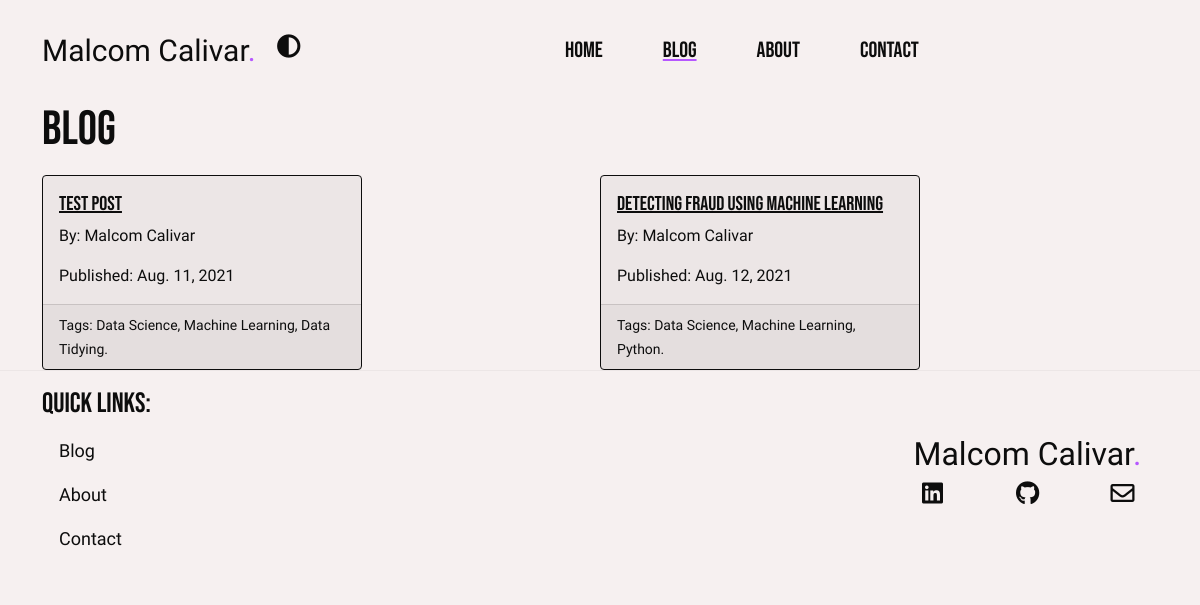
/blog/, run on an earlier commit of the app's database.
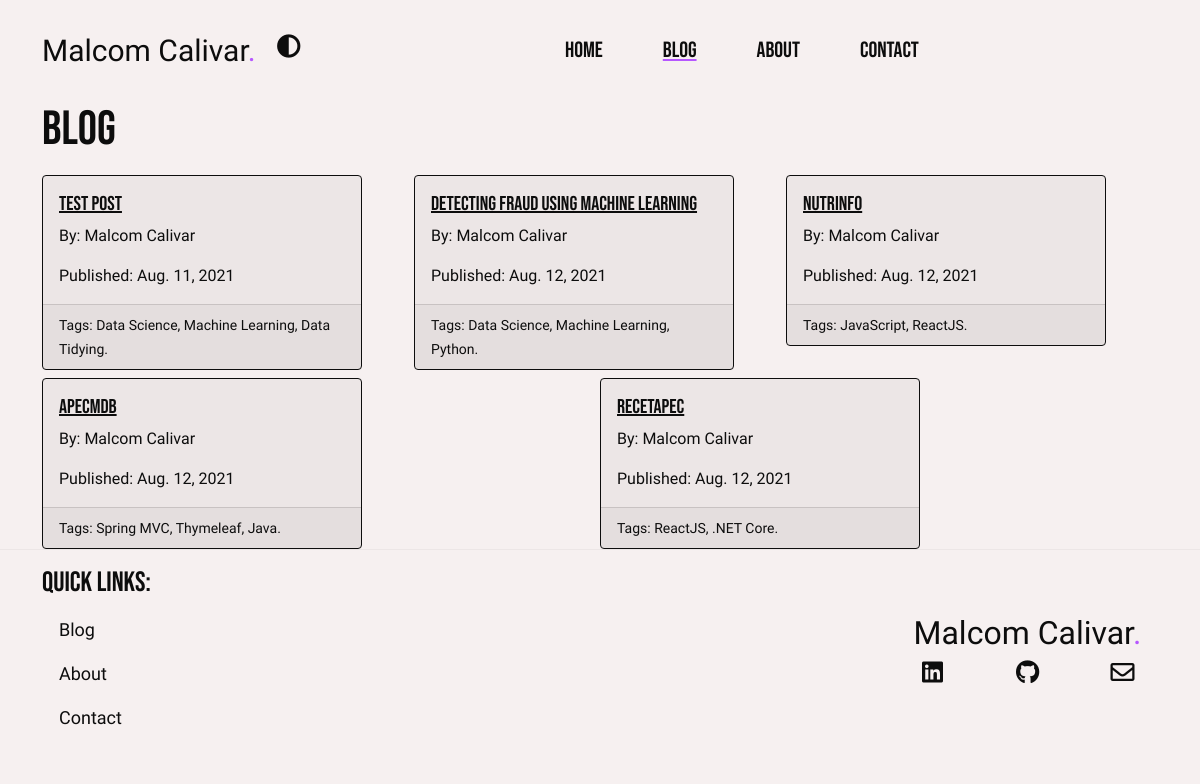
And on a later commit of the database.
### blog/models.py (models this page shows, shortened)
class Post(models.Model):
    title = models.CharField(max_length=255)
    body = RichTextField(blank=True)
    date_published = models.DateField(auto_now_add=True)
    repo_link = models.CharField(max_length=255, blank=True, null=True)
    banner_img = models.CharField(max_length=255, blank=True, null=True)
    lang = models.CharField(max_length=2, choices=languages, default="EN")
    author = models.ForeignKey(Author, on_delete=models.CASCADE)
    tag = models.ManyToManyField(Tag)

class Author(models.Model):
    first_name = models.CharField(max_length=36)
    last_name = models.CharField(max_length=36)
    email = models.CharField(max_length=150)
    def __str__(self):
        return self.first_name + " " + self.last_name

class Tag(models.Model):
    description = models.CharField(max_length=100)
    def __str__(self):
        return self.description

### blog/views.py (the view)
# urls.py: path('', views.BlogView.as_view(), name="blog"),
class BlogView(TemplateView):
    template_name = "blog/blog.html"
    def get_context_data(self):
        context = super().get_context_data()
        context["posts"] = Post.objects.all()
        return context

### blog/templates/blog/blog.html
{% extends "home/base.html" %}
{% load static %}
{% block content %}
<div class="container">
    <div class="row">
        <div class="col">
            <h1>Blog</h1>
        </div>
    </div>
    <div class="row">
        <div class="card-group d-flex justify-content-start flex-wrap">
        {% for post in posts %}
            <div class="col">
                <div class="card mt-2">
                    <div class="card-body">
                        <h5 class="card-title">
                            <a href="{% url 'post' pk=post.pk title=post.title|slugify %}">{{post.title}}</a>
                        </h5>
                        <p class="card-text">
                            By: {{post.author}}
                        </p>
                        <p class="card-text">
                            Published: {{post.date_published}}
                        </p>
                    </div>
                    <div class="card-footer">
                        <small class="card-text">
                            Tags:
                             {% for tag in post.tag.all %}
                             {% if forloop.last %}
                             {{tag}}.
                             {% else %}
                             {{tag}},
                             {% endif %}
                             {% endfor %}
                        </small>
                    </div>
                </div>
            </div>
        {% endfor %}
        </div>
    </div>
</div>
{% endblock %}

### home/templates/home/base.html (shortened to what this page needs)
{% load static %}
<!DOCTYPE html>
<html lang="en" class="dark-theme">
<head>
    <link rel="stylesheet" href="https://cdn.jsdelivr.net/npm/bootstrap@5.1.0/dist/css/bootstrap.min.css">
    <link rel="stylesheet" href="https://pro.fontawesome.com/releases/v5.10.0/css/all.css"/>
    <link rel="stylesheet" href="{% static 'home/style.css' %}" />
</head>
<body>
  <nav class="navbar navbar-expand-lg">
    <div class="container-fluid">
      <a class="navbar-brand" href="{% url 'home' %}">Malcom Calivar<span style="color: var(--color-accent)">.</span></a>
      <button class="theme-switch" aria-label="toggle theme" onclick="switchTheme()">
        <i class="fas fa-adjust"></i>
      </button>
      <div class="collapse navbar-collapse" id="navbarSupportedContent">
        <ul class="navbar-nav mx-auto">
          <li class="nav-item">
            <a class="nav-link {% if request.resolver_match.url_name == 'home' %}active{% endif %}" href="{% url 'home' %}">Home</a>
          </li>
          <li class="nav-item">
            <a class="nav-link {% if request.resolver_match.url_name == 'blog' %}active{% endif %}" href="{% url 'blog' %}">Blog</a>
          </li>
          <li class="nav-item">
            <a class="nav-link {% if request.resolver_match.url_name == 'about' %}active{% endif %}" href="{% url 'about' %}">About</a>
          </li>
        <li class="nav-item">
            <a class="nav-link {% if request.resolver_match.url_name == 'contact' %}active{% endif %}" href="{% url 'contact' %}">Contact</a>
          </li>
        </ul>
      </div>
    </div>
  </nav>
    {% block content %}
    {% endblock %}
    <footer>
        <div class="container">
            <div class="row">
                <div class="col-md-3">
                    <h3>Quick links:</h3>
                    <ul class="list-group">
                        <li class="list-group-item"><a href="{% url 'blog' %}">Blog</a></li>
                        <li class="list-group-item"><a href="{% url 'about' %}">About</a></li>
                        <li class="list-group-item"><a href="{% url 'contact' %}">Contact</a></li>
                    </ul>
                </div>
                <div class="col-md-3 offset-md-6 mt-5">
                    <h3 class="signature text-center">Malcom Calivar<span style="color: var(--color-accent)">.</span></h3>
                    <div class="row">
                        <div class="col text-center">
                            <a href="https://www.linkedin.com/in/malcom-calivar/"><i class="fab fa-linkedin"></i></a>
                        </div>
                        <div class="col text-center">
                            <a href="https://github.com/arkmalcom"><i class="fab fa-github"></i></a>
                        </div>
                        <div class="col text-center">
                            <a href="mailto:arkmalcom@gmail.com"><i class="far fa-envelope"></i></a>
                        </div>
                    </div>
                </div>
            </div>
        </div>
    </footer>
</body>
</html>

### home/static/home/style.css (style rules this page uses)
* { transition: background-color 0.6s ease; }
html[data-theme="light-theme"] { --color-primary: #f6f0f0; --color-secondary: #ece6e6; --color-tertiary: #fff9f9; --color-accent: #b657ff; --font-color: #0d0d0d; --font-accent: #6d6d6d; }
h1 { font-family: 'Bebas Neue', cursive; font-size: max(4vw, 30px); }
h2, h3 { font-family: 'Bebas Neue', cursive; }
body { background-color: var(--color-primary); color: var(--font-color); font-family: 'Ubuntu', sans-serif; }
footer { padding: 1em; border-top: 1px solid var(--color-secondary); }
footer i { font-size: 24px; }
footer .list-group-item, footer a { background-color: transparent; border-color: transparent; text-decoration: none; font-size: 18px; color: var(--font-color); }
a { color: var(--font-color); }
.theme-switch { width: 25px; background-color: transparent; border: transparent; color: var(--font-color) }
.theme-switch i { margin: 0 0 0 0; padding: 0 0 10px 0; font-size: 24px; vertical-align: middle; }
.nav-item > a { margin-left: 1em; margin-right: 1em; color: var(--font-color); }
.navbar-nav { font-family: 'Bebas Neue', cursive; font-size: 22px; }
.active { text-decoration: underline; text-decoration-color: var(--color-accent); }
.navbar .navbar-brand { color: var(--font-color); font-family: 'Style Script', cursive; font-size: 30px; text-align: center; margin: .5em; padding-left: .5em; }
.card { color: var(--font-color); background-color: var(--color-secondary); width: 320px; max-width: 320px; border: 1px solid var(--font-color) }
.card-title { font-family: 'Bebas Neue', cursive; }
.card-text { font-family: 'Ubuntu', sans-serif; }
.signature { font-family: 'Style Script', cursive; font-size: 32px; }

What changed in the data, as far as the page shows it:
added Post: title "Nutrinfo", author "Malcom Calivar", date_published "Aug. 12, 2021"
now on this page (row unchanged): Tag: description "JavaScript", shown under "Nutrinfo"
added Tag: description "ReactJS"
added Post: title "ApecMDB", author "Malcom Calivar", date_published "Aug. 12, 2021"
added Tag: description "Spring MVC", shown under "ApecMDB"
added Tag: description "Thymeleaf", shown under "ApecMDB"
added Tag: description "Java", shown under "ApecMDB"
added Post: title "Recetapec", author "Malcom Calivar", date_published "Aug. 12, 2021"
added Tag: description ".NET Core", shown under "Recetapec"
